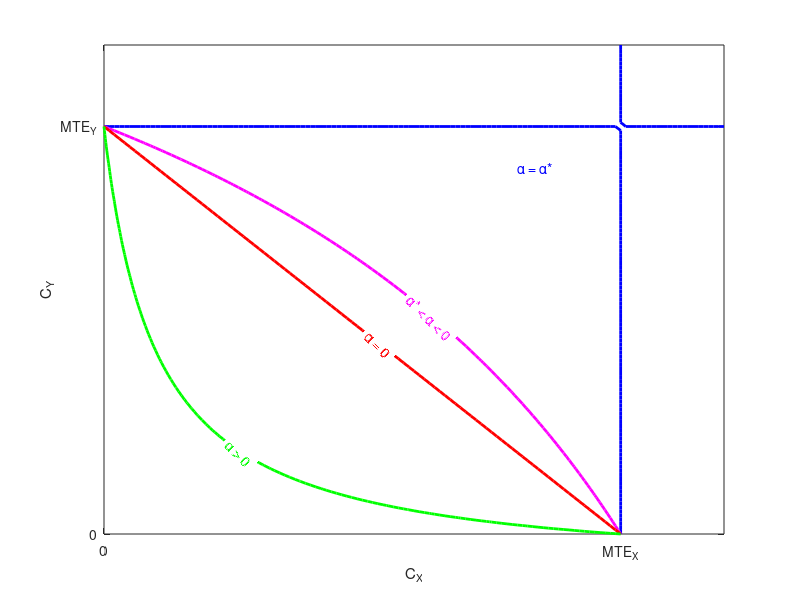

Source code (MATLAB):
%% supplementary figure showing level curves of bliss-like-model that we are using

clear all; close all

logit = @(p)log(p./(1-p));
pcrit = 0.25; % probablity at which we have maximum tolerability of DLTs
b = logit(0.01); % spontaneous frequency of DLT in absence of drugs must be < logit(0.25) but > logit(0)=-Inf
mx =(-log(3)-b)/3; % logistic regression slope of drug x
my =(-log(3)-b)/2; % logistic regression slope of drug y
Cx = 3*[0:.01:1.2];
Cy = 2*[0:.01:1.2];


prob = @(x,y,alpha)1./(1+exp(-(b + mx*x + my*y + alpha*x.*y)));
[XX,YY] = meshgrid(Cx,Cy);

alist =  (mx*my/(b-logit(pcrit)))*[1 0.5 0 -10] ; 
acolors = {'b','m','r','g'};
figure;
astrings = {'\alpha = \alpha*','\alpha* < \alpha < 0','\alpha = 0','\alpha > 0'};
%astrings = {'$$ \alpha = {m_xm_y}/{log(p/(1-p))+b} $$','\alpha < 0','\alpha = 0','\alpha > 0'}
for j = 1:length(alist)
    alpha = alist(j);
   
%     [C,h] = contourf(XX,YY,prob(XX,YY,alpha),[0:.05:1]); hold on; colorbar; 
%     clabel(C,h);
%     caxis([0 1]);
%     title(num2str(alpha));
    C = contourc(Cx,Cy,prob(XX,YY,alpha),pcrit*[1 1]);
    kk = find(C(1,:)==pcrit);
    for k = kk
        
    h=plot(C(1,k+1:k+C(2,k)),C(2,k+1:k+C(2,k)),[acolors{j} '-'],'LineWidth',2); hold on
    NC = size(C,2)-1;
    if j>1
    text(C(1,round(NC/2)),C(2,round(NC/2)),astrings{j},'Color',acolors{j},'BackgroundColor','w','Rotation',-45);%,'horizontalalignment','center');
    else
    text(2.4,1.8,astrings{j},'Color',acolors{j},'BackgroundColor','w','Rotation',0);%,'horizontalalignment','center');
    end
    end
end
%legend(h,num2str(alist'));
set(gca,'XLim',[0 max(Cx)],'Ylim',[0 max(Cy)]);
set(gca,'Xtick',[0 3],'XtickLabel',{'0','MTE_X'});
xlabel('C_X');
set(gca,'Ytick',[0 2],'YtickLabel',{'0','MTE_Y'});
ylabel('C_Y');
